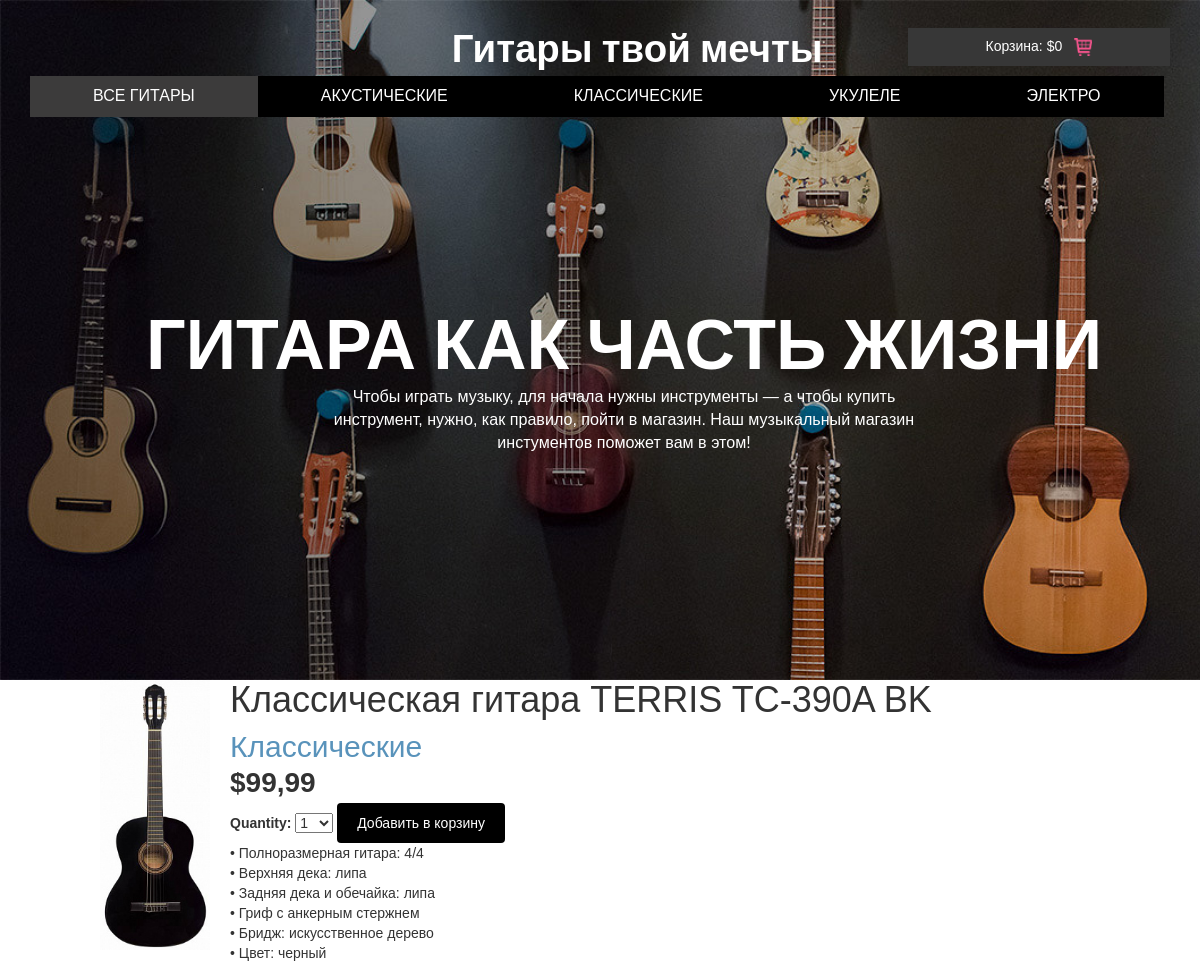
Screenshot of /3/klassicheskaya-gitara-terris-tc-390a-bk with the database file from the repository.
### shop/models.py (models this page shows, shortened)
class Product(models.Model):
    objects = models.Manager()
    category = models.ForeignKey(Category, related_name='products', on_delete=models.CASCADE)
    name = models.CharField(max_length=200, db_index=True)
    slug = models.SlugField(max_length=200, db_index=True)
    image = models.ImageField(upload_to='products/%Y/%m/%d', blank=True)
    description = models.TextField(blank=True)
    price = models.DecimalField(max_digits=10, decimal_places=2)
    stock = models.PositiveIntegerField()
    available = models.BooleanField(default=True)
    created = models.DateTimeField(auto_now_add=True)
    updated = models.DateTimeField(auto_now=True)
    class Meta:
        ordering = ('name',)
        index_together = (('id', 'slug'),)

class Category(models.Model):
    name = models.CharField(max_length=200, db_index=True)
    slug = models.SlugField(max_length=200, db_index=True, unique=True)
    class Meta:
        ordering = ('name',)
        verbose_name = 'Категория'
        verbose_name_plural = 'Категории'
    def __str__(self):
        return self.name
    def get_absolute_url(self):
        return reverse('shop:product_list_by_category',     args=[self.slug])

### shop/views.py (the view)
# urls.py: path('<int:id>/<slug:slug>', views.product_detail,
def product_detail(request, id, slug):
    product = get_object_or_404(Product, id=id, slug=slug, available=True)
    cart_product_form = CartAddProductForm()
    return render(request, 'shop/product/detail.html', {'product': product,
                                                        'cart_product_form': cart_product_form})

### cart/forms.py
class CartAddProductForm(forms.Form):
    quantity = forms.TypedChoiceField(
                                choices=PRODUCT_QUANTITY_CHOICES,
                                coerce=int)
    update = forms.BooleanField(required=False,
                                initial=False,
                                widget=forms.HiddenInput)

### cart/cart.py (called while the page is built)
    def get_total_price(self):
        return sum(Decimal(item['price']) * item['quantity'] for item in self.cart.values())

### cart/context_processors.py (called while the page is built)
def cart(request):
    return {'cart': Cart(request)}

### shop/templates/shop/product/detail.html (shortened to what this page needs)
{% extends "shop/base.html" %}
{% load static %}
{% block content %}
<div class="product-detail">
<img src="{% if product.image %}{{ product.image.url }}{% else %}
{% static 'img/no_image.png' %}{% endif %}">
<h1>{{ product.name }}</h1>
<h2>
<a href="{{ product.category.get_absolute_url }}">{{product.category }}</a>
</h2>
<p class="price">${{ product.price }}</p>
<form action="{% url 'cart:cart_add' product.id %}" method="post">
 {{ cart_product_form }}
 <input type="submit" value="Добавить в корзину">
</form>
{{ product.description|linebreaks }}
</div>
{% endblock %}

### shop/static/css/style.css (style rules this page uses)
body { font-family: 'Arimo', sans-serif; background: #fff; margin:0; }
body a { transition:0.5s all; -webkit-transition:0.5s all; -moz-transition:0.5s all; -o-transition:0.5s all; -ms-transition:0.5s all; }
h1,h2,h3,h4,h5,h6 { margin:0; }
p { margin:0; }

### shop/static/css/component.css (style rules this page uses)
*, *:after, *::before { -webkit-box-sizing: border-box; -moz-box-sizing: border-box; box-sizing: border-box; }

### shop/static/css/base.css (style rules this page uses)
body { margin:0; padding:0; font-family:helvetica, sans-serif; }
h1, h2, h3, h4, h5 , h6 { font-family: 'Ubuntu', sans-serif; font-weight:normal; }
a { text-decoration:none; color:#5993bb; }
img { width:18px; heigth:50px; }
a.button, input[type="submit"] { color:#fff; background:#000; border-radius:4px; padding:10px 20px; font-size:14px; border:0; }
.product-detail { text-align:justify; }
.product-detail .price { color:#333; font-size:28px; font-weight:bold; }
.product-detail img { width:13%; float:left; padding:0 20px 20px 0; }
.product-detail h1 { margin-bottom:0; }
.product-detail h2 { margin-top:10px; }

### rows the page displays
Product: image (picture), name "Классическая гитара TERRIS TC-390A BK", category "Классические", price "99,99", description "• Полноразмерная гитара: 4/4 • Верхняя дека: липа • Задняя дека и обечайка: липа • Гриф c анкерным стержнем • Бридж: искусственное дерево • Цвет: черный"

### other values shown
{{ cart.get_total_price }} "0"
